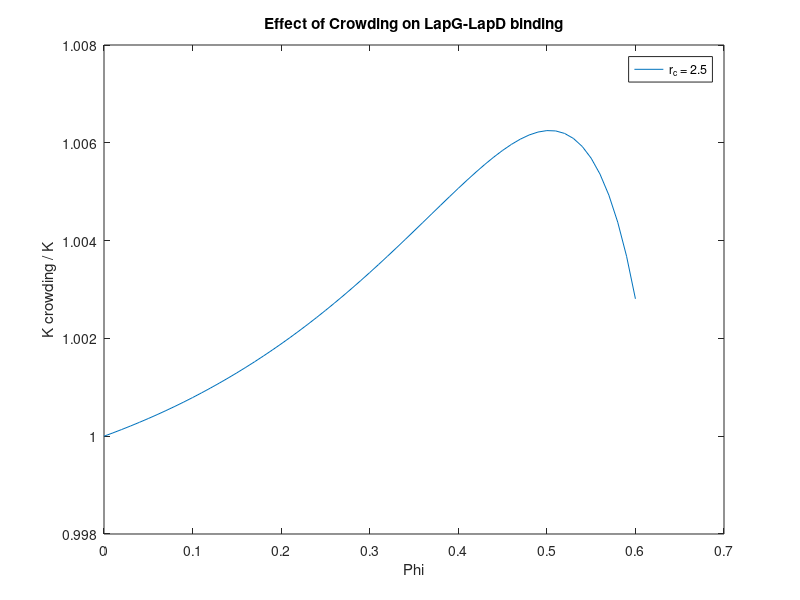

MATLAB code for this plot:
% Putting reactant LapG into crowded solution 

rp = 2.1107; %nm protein
rc = 1;
%rc = 2.37; %nm crowder
r = rp/rc;
phi = 0:0.01:0.6;
R = 8.314; % J/mol
T = 298; % K
%K = 76335.87;
KD = 1*10^-3;
K = 1/KD;%weak binding to LapD

a1 = r.^3 + 3*r.^2;
a2 = 1.5 * (2 * r.^3 + 3 * r.^2);
a3 = 3 * r.^3;
q = phi./(1 - phi);
FA_crowd = R * T *(-log(1 - phi) + a1.*q + a2.*q.^2 + a3.*q.^3)/1000; % kJ/mol, from dilute to crowded media

% LapG-LapD dimer formed in dilute solution
FAB_naught = R*T*log(KD); %kJ/mol
%delF_LapD = -R * T * 0.0763/1000

%Putting LapD dimer from dilute to crowded media 
rp = 3.7164; %nm protein
rc = 1;
%rc = 2.37; %nm crowder
r = rp/rc;
%phi = 0;
R = 8.314; % J/mol
T = 298; % K
%K = 76335.87;
KD = 1*10^-3; %weak binding to LapD

a1 = r.^3 + 3*r.^2;
a2 = 1.5 * (2 * r.^3 + 3 * r.^2);
a3 = 3 * r.^3;
q = phi./(1 - phi);
FB_crowd = R * T *(-log(1 - phi) + a1.*q + a2.*q.^2 + a3.*q.^3)/1000; % kJ/mol, from dilute to crowded media

%Assume LapG-LapD complex formed and putting it into crowded solution

rp = 3.971; %nm protein
rc = 1; %nm crowder
r = rp/rc;
%phi = 0.3;
R = 8.314; % J/mol
T = 298; % K

a1 = r.^3 + 3*r.^2;
a2 = 1.5 * (2 * r.^3 + 3 * r.^2);
a3 = 3 * r.^3;
q = phi./(1 - phi);
FAB_crowd = R * T *(-log(1 - phi) + a1.*q + a2.*q.^2 + a3.*q.^3)/1000; % kJ/mol

Fab = FAB_naught + FAB_crowd - FA_crowd - FB_crowd

K_crowd = exp(-Fab/R/T)
x = K_crowd./K

plot(phi,(K_crowd./K));  
title('Effect of Crowding on LapG-LapD binding - r_c = 2.5 nm')
xlabel('Phi')
ylabel('K crowding / K')
%ylim([1 1.5]);
hold on

%%{
% Putting reactant LapG into crowded solution 

rp = 2.1107; %nm protein
rc = 1;
%rc = 2.37; %nm crowder
r = rp/rc;
phi = 0:0.01:0.6
R = 8.314; % J/mol
T = 298; % K
%K = 76335.87;
KD = 1*10^-3;
K = 1/KD;%weak binding to LapD

a1 = r.^3 + 3*r.^2;
a2 = 1.5 * (2 * r.^3 + 3 * r.^2);
a3 = 3 * r.^3;
q = phi./(1 - phi);
FA_crowd = R * T *(-log(1 - phi) + a1.*q + a2.*q.^2 + a3.*q.^3)/1000; % kJ/mol, from dilute to crowded media

% LapG-LapD dimer formed in dilute solution
FAB_naught = R*T*log(KD) %kJ/mol
%delF_LapD = -R * T * 0.0763/1000

%Putting LapD dimer from dilute to crowded media 
rp = 3.7164; %nm protein
rc = 1;
%rc = 2.37; %nm crowder
r = rp/rc;
%phi = 0;
R = 8.314; % J/mol
T = 298; % K
%K = 76335.87;
KD = 1*10^-3; %weak binding to LapD

a1 = r.^3 + 3*r.^2;
a2 = 1.5 * (2 * r.^3 + 3 * r.^2);
a3 = 3 * r.^3;
q = phi./(1 - phi);
FB_crowd = R * T *(-log(1 - phi) + a1.*q + a2.*q.^2 + a3.*q.^3)/1000; % kJ/mol, from dilute to crowded media

%Assume LapG-LapD complex formed and putting it into crowded solution

rp = 3.971; %nm protein
rc = 1; %nm crowder
r = rp/rc;
%phi = 0.3;
R = 8.314; % J/mol
T = 298; % K

a1 = r.^3 + 3*r.^2;
a2 = 1.5 * (2 * r.^3 + 3 * r.^2);
a3 = 3 * r.^3;
q = phi./(1 - phi);
FAB_crowd = R * T *(-log(1 - phi) + a1.*q + a2.*q.^2 + a3.*q.^3)/1000; % kJ/mol

Fab = FAB_naught + FAB_crowd - FA_crowd - FB_crowd

K_crowd = exp(-Fab/R/T)
x = K_crowd./K

%plot(phi,(K_crowd./K));  
title('Effect of Crowding on LapG-LapD binding')
xlabel('Phi')
ylabel('K crowding / K')
legend('r_c = 2.5','r_c = 5')
%ylim([1 2]);

%%}